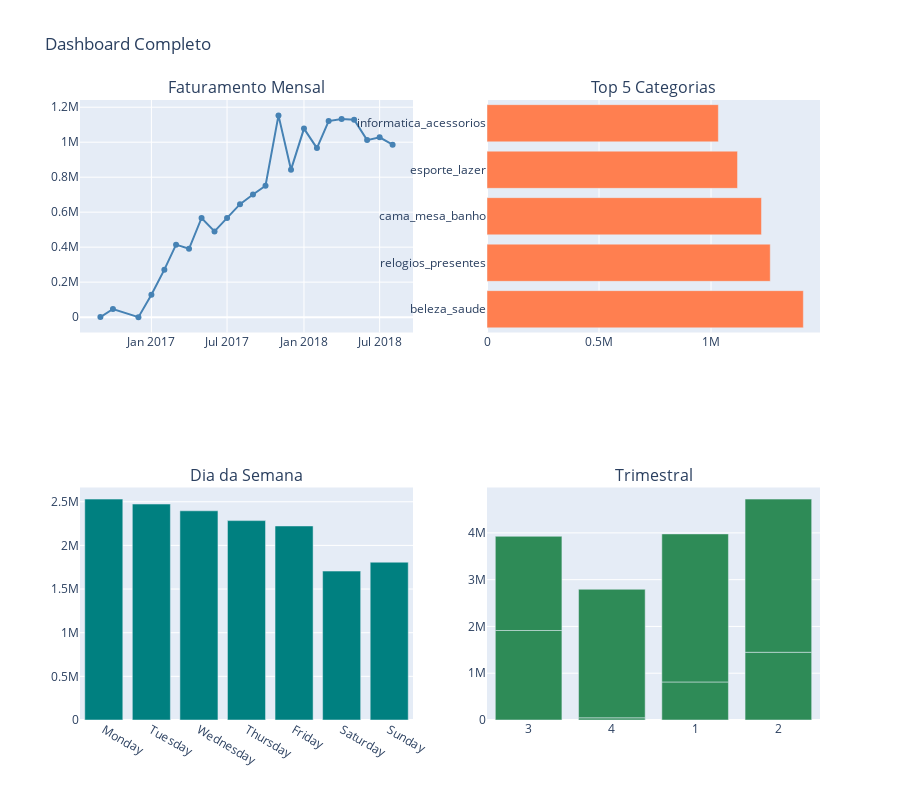

Notebook source saved alongside this figure:
### Code cell
fig = make_subplots(
    rows=2, cols=2,
    subplot_titles=('Faturamento Mensal', 'Top 5 Categorias', 
                    'Dia da Semana', 'Trimestral')
)

fig.add_trace(go.Scatter(x=monthly_sales['month_year'], y=monthly_sales['revenue'],
               mode='lines+markers', line=dict(color='steelblue', width=2)), row=1, col=1)

top5 = top_categories.head(5).reset_index()
fig.add_trace(go.Bar(x=top5['revenue'], y=top5['product_category_name'],
               orientation='h', marker=dict(color='coral')), row=1, col=2)

fig.add_trace(go.Bar(x=weekday_sales.index, y=weekday_sales.values,
               marker=dict(color='teal')), row=2, col=1)

quarterly = df.groupby(['year', 'quarter'])['revenue'].sum().reset_index()
fig.add_trace(go.Bar(x=quarterly['quarter'].astype(str), y=quarterly['revenue'],
               marker=dict(color='seagreen')), row=2, col=2)

fig.update_layout(height=800, showlegend=False, title_text="Dashboard Completo")
fig.write_html('../outputs/dashboard_completo.html')
fig.show()
print("✓ Salvo: outputs/dashboard_completo.html")

### Figure 1 — Plotly figure (JSON) as saved in the notebook; plotly's stock layout.template omitted (floating-point values rounded to 4 significant figures)
{"data": [{"line": {"color": "steelblue", "width": 2}, "mode": "lines+markers", "type": "scatter", "x": ["2016-09-01T00:00:00.000000000", "2016-10-01T00:00:00.000000000", "2016-12-01T00:00:00.000000000", "2017-01-01T00:00:00.000000000", "2017-02-01T00:00:00.000000000", "2017-03-01T00:00:00.000000000", "2017-04-01T00:00:00.000000000", "2017-05-01T00:00:00.000000000", "2017-06-01T00:00:00.000000000", "2017-07-01T00:00:00.000000000", "2017-08-01T00:00:00.000000000", "2017-09-01T00:00:00.000000000", "2017-10-01T00:00:00.000000000", "2017-11-01T00:00:00.000000000", "2017-12-01T00:00:00.000000000", "2018-01-01T00:00:00.000000000", "2018-02-01T00:00:00.000000000", "2018-03-01T00:00:00.000000000", "2018-04-01T00:00:00.000000000", "2018-05-01T00:00:00.000000000", "2018-06-01T00:00:00.000000000", "2018-07-01T00:00:00.000000000", "2018-08-01T00:00:00.000000000"], "xaxis": "x", "y": [143.5, 46490.0, 19.62, 127500.0, 271200.0, 414300.0, 390800.0, 566900.0, 490100.0, 566300.0, 645800.0, 701100.0, 751100.0, 1153000.0, 843100.0, 1078000.0, 966200.0, 1121000.0, 1133000.0, 1129000.0, 1012000.0, 1028000.0, 985500.0], "yaxis": "y"}, {"marker": {"color": "coral"}, "orientation": "h", "type": "bar", "x": [1412000.0, 1264000.0, 1225000.0, 1118000.0, 1033000.0], "xaxis": "x2", "y": ["beleza_saude", "relogios_presentes", "cama_mesa_banho", "esporte_lazer", "informatica_acessorios"], "yaxis": "y2"}, {"marker": {"color": "teal"}, "type": "bar", "x": ["Monday", "Tuesday", "Wednesday", "Thursday", "Friday", "Saturday", "Sunday"], "xaxis": "x3", "y": [2530000.0, 2474000.0, 2396000.0, 2284000.0, 2222000.0, 1706000.0, 1808000.0], "yaxis": "y3"}, {"marker": {"color": "seagreen"}, "type": "bar", "x": ["3", "4", "1", "2", "3", "4", "1", "2", "3"], "xaxis": "x4", "y": [143.5, 46510.0, 813100.0, 1448000.0, 1913000.0, 2748000.0, 3165000.0, 3274000.0, 2013000.0], "yaxis": "y4"}], "layout": {"annotations": [{"font": {"size": 16}, "showarrow": false, "text": "Faturamento Mensal", "x": 0.225, "xanchor": "center", "xref": "paper", "y": 1, "yanchor": "bottom", "yref": "paper"}, {"font": {"size": 16}, "showarrow": false, "text": "Top 5 Categorias", "x": 0.775, "xanchor": "center", "xref": "paper", "y": 1, "yanchor": "bottom", "yref": "paper"}, {"font": {"size": 16}, "showarrow": false, "text": "Dia da Semana", "x": 0.225, "xanchor": "center", "xref": "paper", "y": 0.375, "yanchor": "bottom", "yref": "paper"}, {"font": {"size": 16}, "showarrow": false, "text": "Trimestral", "x": 0.775, "xanchor": "center", "xref": "paper", "y": 0.375, "yanchor": "bottom", "yref": "paper"}], "height": 800, "showlegend": false, "title": {"text": "Dashboard Completo"}, "xaxis": {"anchor": "y", "domain": [0, 0.45]}, "xaxis2": {"anchor": "y2", "domain": [0.55, 1]}, "xaxis3": {"anchor": "y3", "domain": [0, 0.45]}, "xaxis4": {"anchor": "y4", "domain": [0.55, 1]}, "yaxis": {"anchor": "x", "domain": [0.625, 1]}, "yaxis2": {"anchor": "x2", "domain": [0.625, 1]}, "yaxis3": {"anchor": "x3", "domain": [0, 0.375]}, "yaxis4": {"anchor": "x4", "domain": [0, 0.375]}}}
